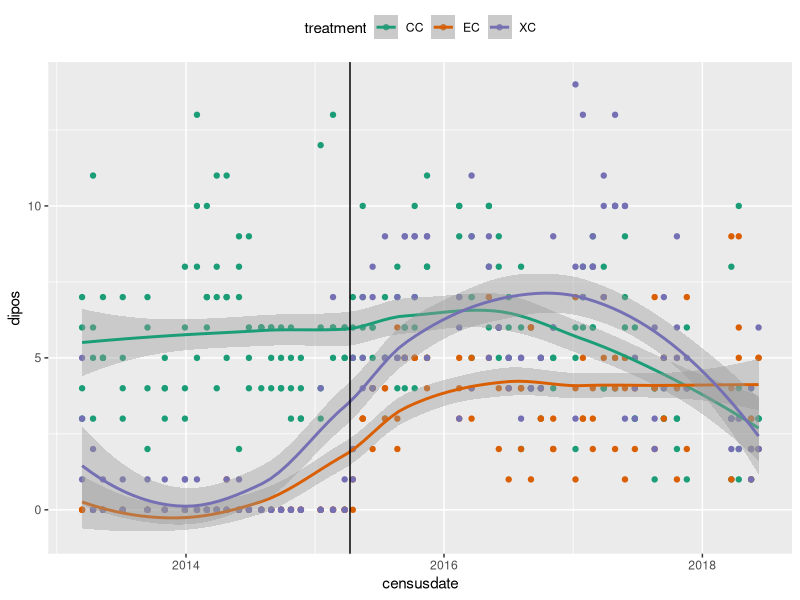
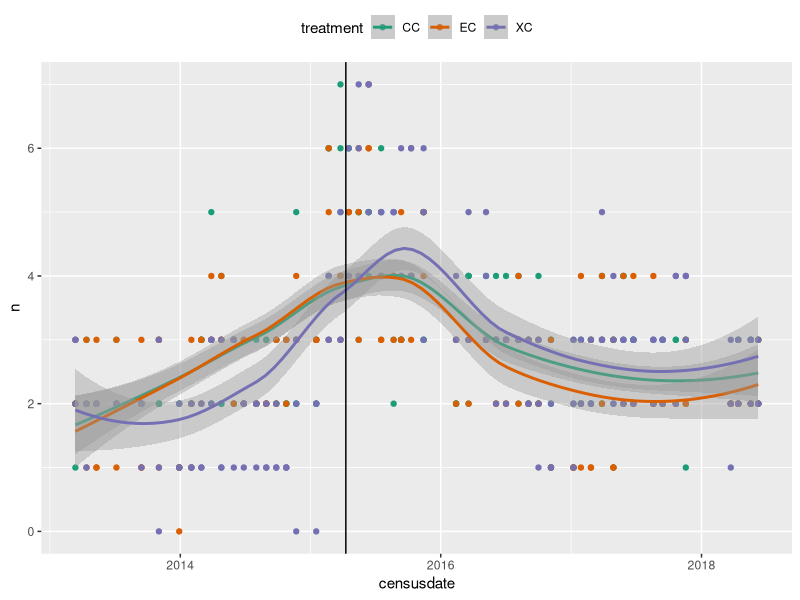

These charts were generated, in order, by the following R code: (Note: this script raises an error after producing the figures.)
# code for visualizing data
library(ggplot2)




# Dipodomys numbers
dipoN = read.csv('Dipo_counts.csv')

dipoN$censusdate = as.Date(dipoN$censusdate)

ggplot(dipoN, aes(x = censusdate, y =dipos, colour = treatment)) +
  geom_point() +
  geom_smooth(method = 'loess', se = TRUE) +
  scale_colour_brewer(type = 'qual', palette = 'Dark2') +
  theme(legend.position = 'top') +
  geom_vline(xintercept=as.Date('2015-04-10'))


# Species richness
sprich = read.csv('SpeciesRichness.csv')
sprich$censusdate = as.Date(sprich$censusdate)

ggplot(sprich, aes(x = censusdate, y =n, colour = treatment)) +
  geom_point() +
  geom_smooth(method = 'loess', se = TRUE) +
  scale_colour_brewer(type = 'qual', palette = 'Dark2') +
  theme(legend.position = 'top') +
  geom_vline(xintercept=as.Date('2015-04-10'))


# Total rodent energy
energy = read.csv('TotalCommunityEnergy.csv')
energy$censusdate = as.Date(energy$censusdate)

ggplot(energy, aes(x = censusdate, y =energy, colour = treatment)) +
  geom_point() +
  geom_smooth(method = 'loess', se = TRUE) +
  scale_colour_brewer(type = 'qual', palette = 'Dark2') +
  theme(legend.position = 'top') +
  geom_vline(xintercept=as.Date('2015-04-10'))


# Small granivores
smgran = read.csv('SmallGranivores.csv')
smgran$censusdate = as.Date(smgran$censusdate)
ggplot(smgran, aes(x = censusdate, y =n, colour = treatment)) +
  geom_point() +
  geom_smooth(method = 'loess', se = TRUE) +
  scale_colour_brewer(type = 'qual', palette = 'Dark2') +
  theme(legend.position = 'top') +
  geom_vline(xintercept=as.Date('2015-04-10'))
